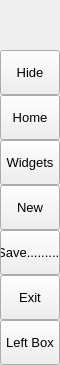
        <widget class="QFrame" name="leftMenuBg">
         <property name="minimumSize">
          <size>
           <width>60</width>
           <height>0</height>
          </size>
         </property>
         <property name="maximumSize">
          <size>
           <width>60</width>
           <height>16777215</height>
          </size>
         </property>
         <property name="frameShape">
          <enum>QFrame::NoFrame</enum>
         </property>
         <property name="frameShadow">
          <enum>QFrame::Raised</enum>
         </property>
         <layout class="QVBoxLayout" name="verticalLayout_3">
          <property name="spacing">
           <number>0</number>
          </property>
          <property name="leftMargin">
           <number>0</number>
          </property>
          <property name="topMargin">
           <number>0</number>
          </property>
          <property name="rightMargin">
           <number>0</number>
          </property>
          <property name="bottomMargin">
           <number>0</number>
          </property>
          <item>
           <widget class="QFrame" name="topLogoInfo">
            <property name="minimumSize">
             <size>
              <width>0</width>
              <height>50</height>
             </size>
            </property>
            <property name="maximumSize">
             <size>
              <width>16777215</width>
              <height>50</height>
             </size>
            </property>
            <property name="frameShape">
             <enum>QFrame::NoFrame</enum>
            </property>
            <property name="frameShadow">
             <enum>QFrame::Raised</enum>
            </property>
            <widget class="QFrame" name="topLogo">
             <property name="geometry">
              <rect>
               <x>10</x>
               <y>5</y>
               <width>42</width>
               <height>42</height>
              </rect>
             </property>
             <property name="minimumSize">
              <size>
               <width>42</width>
               <height>42</height>
              </size>
             </property>
             <property name="maximumSize">
              <size>
               <width>42</width>
               <height>42</height>
              </size>
             </property>
             <property name="frameShape">
              <enum>QFrame::NoFrame</enum>
             </property>
             <property name="frameShadow">
              <enum>QFrame::Raised</enum>
             </property>
            </widget>
            <widget class="QLabel" name="titleLeftApp">
             <property name="geometry">
              <rect>
               <x>70</x>
               <y>8</y>
               <width>160</width>
               <height>20</height>
              </rect>
             </property>
             <property name="font">
              <font>
               <family>Segoe UI Semibold</family>
               <pointsize>12</pointsize>
               <italic>false</italic>
               <bold>false</bold>
              </font>
             </property>
             <property name="text">
              <string>PyDracula</string>
             </property>
             <property name="alignment">
              <set>Qt::AlignLeading|Qt::AlignLeft|Qt::AlignTop</set>
             </property>
            </widget>
            <widget class="QLabel" name="titleLeftDescription">
             <property name="geometry">
              <rect>
               <x>70</x>
               <y>27</y>
               <width>160</width>
               <height>16</height>
              </rect>
             </property>
             <property name="maximumSize">
              <size>
               <width>16777215</width>
               <height>16</height>
              </size>
             </property>
             <property name="font">
              <font>
               <family>Segoe UI</family>
               <pointsize>8</pointsize>
               <italic>false</italic>
               <bold>false</bold>
              </font>
             </property>
             <property name="text">
              <string>Modern GUI / Flat Style</string>
             </property>
             <property name="alignment">
              <set>Qt::AlignLeading|Qt::AlignLeft|Qt::AlignTop</set>
             </property>
            </widget>
           </widget>
          </item>
          <item>
           <widget class="QFrame" name="leftMenuFrame">
            <property name="frameShape">
             <enum>QFrame::NoFrame</enum>
            </property>
            <property name="frameShadow">
             <enum>QFrame::Raised</enum>
            </property>
            <layout class="QVBoxLayout" name="verticalMenuLayout">
             <property name="spacing">
              <number>0</number>
             </property>
             <property name="leftMargin">
              <number>0</number>
             </property>
             <property name="topMargin">
              <number>0</number>
             </property>
             <property name="rightMargin">
              <number>0</number>
             </property>
             <property name="bottomMargin">
              <number>0</number>
             </property>
             <item>
              <widget class="QFrame" name="toggleBox">
               <property name="maximumSize">
                <size>
                 <width>16777215</width>
                 <height>45</height>
                </size>
               </property>
               <property name="frameShape">
                <enum>QFrame::NoFrame</enum>
               </property>
               <property name="frameShadow">
                <enum>QFrame::Raised</enum>
               </property>
               <layout class="QVBoxLayout" name="verticalLayout_4">
                <property name="spacing">
                 <number>0</number>
                </property>
                <property name="leftMargin">
                 <number>0</number>
                </property>
                <property name="topMargin">
                 <number>0</number>
                </property>
                <property name="rightMargin">
                 <number>0</number>
                </property>
                <property name="bottomMargin">
                 <number>0</number>
                </property>
                <item>
                 <widget class="QPushButton" name="toggleButton">
                  <property name="sizePolicy">
                   <sizepolicy hsizetype="Expanding" vsizetype="Fixed">
                    <horstretch>0</horstretch>
                    <verstretch>0</verstretch>
                   </sizepolicy>
                  </property>
                  <property name="minimumSize">
                   <size>
                    <width>0</width>
                    <height>45</height>
                   </size>
                  </property>
                  <property name="font">
                   <font>
                    <family>Segoe UI</family>
                    <pointsize>10</pointsize>
                    <italic>false</italic>
                    <bold>false</bold>
                   </font>
                  </property>
                  <property name="cursor">
                   <cursorShape>PointingHandCursor</cursorShape>
                  </property>
                  <property name="layoutDirection">
                   <enum>Qt::LeftToRight</enum>
                  </property>
                  <property name="styleSheet">
                   <string notr="true">background-image: url(:/icons/images/icons/icon_menu.png);</string>
                  </property>
                  <property name="text">
                   <string>Hide</string>
                  </property>
                 </widget>
                </item>
               </layout>
              </widget>
             </item>
             <item alignment="Qt::AlignTop">
              <widget class="QFrame" name="topMenu">
               <property name="frameShape">
                <enum>QFrame::NoFrame</enum>
               </property>
               <property name="frameShadow">
                <enum>QFrame::Raised</enum>
               </property>
               <layout class="QVBoxLayout" name="verticalLayout_8">
                <property name="spacing">
                 <number>0</number>
                </property>
                <property name="leftMargin">
                 <number>0</number>
                </property>
                <property name="topMargin">
                 <number>0</number>
                </property>
                <property name="rightMargin">
                 <number>0</number>
                </property>
                <property name="bottomMargin">
                 <number>0</number>
                </property>
                <item>
                 <widget class="QPushButton" name="btn_home">
                  <property name="sizePolicy">
                   <sizepolicy hsizetype="Expanding" vsizetype="Fixed">
                    <horstretch>0</horstretch>
                    <verstretch>0</verstretch>
                   </sizepolicy>
                  </property>
                  <property name="minimumSize">
                   <size>
                    <width>0</width>
                    <height>45</height>
                   </size>
                  </property>
                  <property name="font">
                   <font>
                    <family>Segoe UI</family>
                    <pointsize>10</pointsize>
                    <italic>false</italic>
                    <bold>false</bold>
                   </font>
                  </property>
                  <property name="cursor">
                   <cursorShape>PointingHandCursor</cursorShape>
                  </property>
                  <property name="layoutDirection">
                   <enum>Qt::LeftToRight</enum>
                  </property>
                  <property name="styleSheet">
                   <string notr="true">background-image: url(:/icons/images/icons/cil-home.png);</string>
                  </property>
                  <property name="text">
                   <string>Home</string>
                  </property>
                 </widget>
                </item>
                <item>
                 <widget class="QPushButton" name="btn_widgets">
                  <property name="sizePolicy">
                   <sizepolicy hsizetype="Expanding" vsizetype="Fixed">
                    <horstretch>0</horstretch>
                    <verstretch>0</verstretch>
                   </sizepolicy>
                  </property>
                  <property name="minimumSize">
                   <size>
                    <width>0</width>
                    <height>45</height>
                   </size>
                  </property>
                  <property name="font">
                   <font>
                    <family>Segoe UI</family>
                    <pointsize>10</pointsize>
                    <italic>false</italic>
                    <bold>false</bold>
                   </font>
                  </property>
                  <property name="cursor">
                   <cursorShape>PointingHandCursor</cursorShape>
                  </property>
                  <property name="layoutDirection">
                   <enum>Qt::LeftToRight</enum>
                  </property>
                  <property name="styleSheet">
                   <string notr="true">background-image: url(:/icons/images/icons/cil-gamepad.png);</string>
                  </property>
                  <property name="text">
                   <string>Widgets</string>
                  </property>
                 </widget>
                </item>
                <item>
                 <widget class="QPushButton" name="btn_new">
                  <property name="sizePolicy">
                   <sizepolicy hsizetype="Expanding" vsizetype="Fixed">
                    <horstretch>0</horstretch>
                    <verstretch>0</verstretch>
                   </sizepolicy>
                  </property>
                  <property name="minimumSize">
                   <size>
                    <width>0</width>
                    <height>45</height>
                   </size>
                  </property>
                  <property name="font">
                   <font>
                    <family>Segoe UI</family>
                    <pointsize>10</pointsize>
                    <italic>false</italic>
                    <bold>false</bold>
                   </font>
                  </property>
                  <property name="cursor">
                   <cursorShape>PointingHandCursor</cursorShape>
                  </property>
                  <property name="layoutDirection">
                   <enum>Qt::LeftToRight</enum>
                  </property>
                  <property name="styleSheet">
                   <string notr="true">background-image: url(:/icons/images/icons/cil-file.png);</string>
                  </property>
                  <property name="text">
                   <string>New</string>
                  </property>
                 </widget>
                </item>
                <item>
                 <widget class="QPushButton" name="btn_save">
                  <property name="sizePolicy">
                   <sizepolicy hsizetype="Expanding" vsizetype="Fixed">
                    <horstretch>0</horstretch>
                    <verstretch>0</verstretch>
                   </sizepolicy>
                  </property>
                  <property name="minimumSize">
                   <size>
                    <width>0</width>
                    <height>45</height>
                   </size>
                  </property>
                  <property name="font">
                   <font>
                    <family>Segoe UI</family>
                    <pointsize>10</pointsize>
                    <italic>false</italic>
                    <bold>false</bold>
                   </font>
                  </property>
                  <property name="cursor">
                   <cursorShape>PointingHandCursor</cursorShape>
                  </property>
                  <property name="layoutDirection">
                   <enum>Qt::LeftToRight</enum>
                  </property>
                  <property name="styleSheet">
                   <string notr="true">background-image: url(:/icons/images/icons/cil-save.png)</string>
                  </property>
                  <property name="text">
                   <string>Save..........</string>
                  </property>
                 </widget>
                </item>
                <item>
                 <widget class="QPushButton" name="btn_exit">
                  <property name="sizePolicy">
                   <sizepolicy hsizetype="Expanding" vsizetype="Fixed">
                    <horstretch>0</horstretch>
                    <verstretch>0</verstretch>
                   </sizepolicy>
                  </property>
                  <property name="minimumSize">
                   <size>
                    <width>0</width>
                    <height>45</height>
                   </size>
                  </property>
                  <property name="font">
                   <font>
                    <family>Segoe UI</family>
                    <pointsize>10</pointsize>
                    <italic>false</italic>
                    <bold>false</bold>
                   </font>
                  </property>
                  <property name="cursor">
                   <cursorShape>PointingHandCursor</cursorShape>
                  </property>
                  <property name="layoutDirection">
                   <enum>Qt::LeftToRight</enum>
                  </property>
                  <property name="styleSheet">
                   <string notr="true">background-image: url(:/icons/images/icons/cil-x.png);</string>
                  </property>
                  <property name="text">
                   <string>Exit</string>
                  </property>
                 </widget>
                </item>
               </layout>
              </widget>
             </item>
             <item alignment="Qt::AlignBottom">
              <widget class="QFrame" name="bottomMenu">
               <property name="frameShape">
                <enum>QFrame::NoFrame</enum>
               </property>
               <property name="frameShadow">
                <enum>QFrame::Raised</enum>
               </property>
               <layout class="QVBoxLayout" name="verticalLayout_9">
                <property name="spacing">
                 <number>0</number>
                </property>
                <property name="leftMargin">
                 <number>0</number>
                </property>
                <property name="topMargin">
                 <number>0</number>
                </property>
                <property name="rightMargin">
                 <number>0</number>
                </property>
                <property name="bottomMargin">
                 <number>0</number>
                </property>
                <item>
                 <widget class="QPushButton" name="toggleLeftBox">
                  <property name="sizePolicy">
                   <sizepolicy hsizetype="Expanding" vsizetype="Fixed">
                    <horstretch>0</horstretch>
                    <verstretch>0</verstretch>
                   </sizepolicy>
                  </property>
                  <property name="minimumSize">
                   <size>
                    <width>0</width>
                    <height>45</height>
                   </size>
                  </property>
                  <property name="font">
                   <font>
                    <family>Segoe UI</family>
                    <pointsize>10</pointsize>
                    <italic>false</italic>
                    <bold>false</bold>
                   </font>
                  </property>
                  <property name="cursor">
                   <cursorShape>PointingHandCursor</cursorShape>
                  </property>
                  <property name="layoutDirection">
                   <enum>Qt::LeftToRight</enum>
                  </property>
                  <property name="styleSheet">
                   <string notr="true">background-image: url(:/icons/images/icons/icon_settings.png);</string>
                  </property>
                  <property name="text">
                   <string>Left Box</string>
                  </property>
                 </widget>
                </item>
               </layout>
              </widget>
             </item>
            </layout>
           </widget>
          </item>
         </layout>
        </widget>
